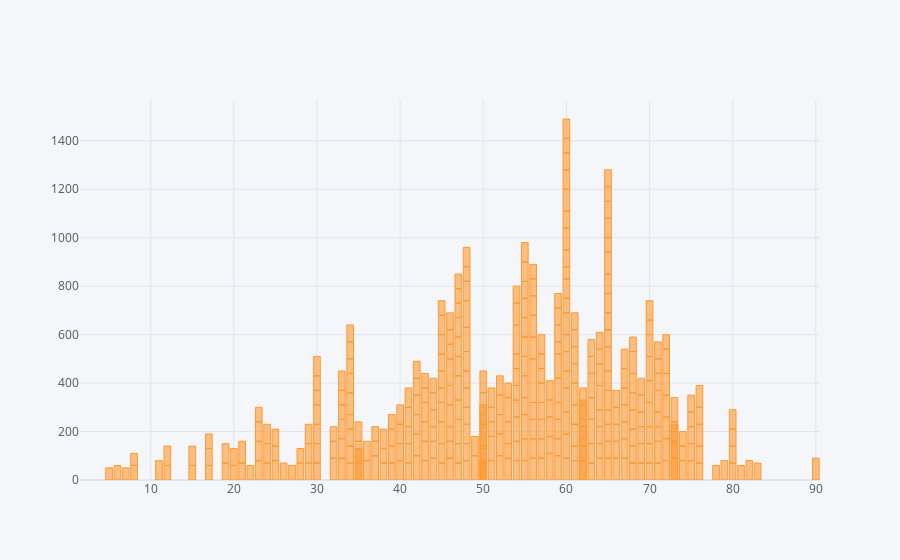

Source (notebook cell):
### Code cell
data1.iplot(kind='bar',x='age',y='bp')

### Figure 1 — Plotly figure (JSON) as saved in the notebook; plotly's stock layout.template omitted (floating-point values rounded to 4 significant figures; data arrays with more than 128 entries replaced by an {"elided": "..."} marker saying what was removed)
{"data": [{"marker": {"color": "rgba(255, 153, 51, 0.6)", "line": {"color": "rgba(255, 153, 51, 1.0)", "width": 1}}, "name": "bp", "orientation": "v", "text": "", "type": "bar", "x": {"elided": "400 int values"}, "y": {"elided": "400 mixed values"}}], "layout": {"legend": {"bgcolor": "#F5F6F9", "font": {"color": "#4D5663"}}, "paper_bgcolor": "#F5F6F9", "plot_bgcolor": "#F5F6F9", "title": {"font": {"color": "#4D5663"}}, "xaxis": {"gridcolor": "#E1E5ED", "showgrid": true, "tickfont": {"color": "#4D5663"}, "title": {"font": {"color": "#4D5663"}, "text": ""}, "zerolinecolor": "#E1E5ED"}, "yaxis": {"gridcolor": "#E1E5ED", "showgrid": true, "tickfont": {"color": "#4D5663"}, "title": {"font": {"color": "#4D5663"}, "text": ""}, "zerolinecolor": "#E1E5ED"}}}
